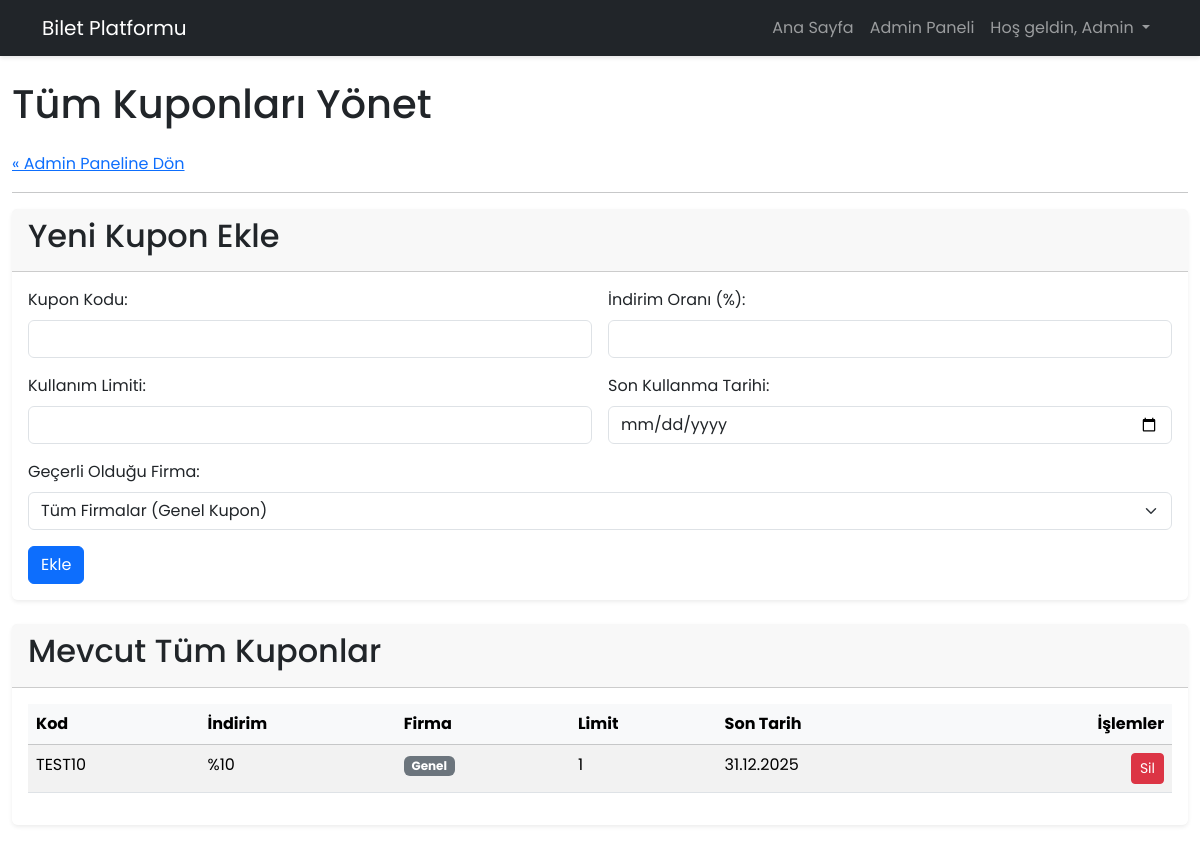
Screenshot of /pages/manage_coupons.php (signed in) with the database file from the repository.
### tables this page shows
CREATE TABLE Coupons (id TEXT PRIMARY KEY NOT NULL, code TEXT UNIQUE NOT NULL, discount REAL NOT NULL, company_id TEXT, usage_limit INTEGER NOT NULL, expiring_date DATETIME NOT NULL, created_at TIMESTAMP DEFAULT CURRENT_TIMESTAMP, FOREIGN KEY (company_id) REFERENCES Bus_Company(id));

### pages/manage_coupons.php (the view, shortened to what this page needs)
<?php
require '../includes/db.php';
require '../layouts/header.php';
$stmt = $pdo->query("
    SELECT c.*, b.name as company_name
    FROM Coupons c
    LEFT JOIN Bus_Company b ON c.company_id = b.id
    ORDER BY c.created_at DESC
");
$coupons = $stmt->fetchAll();
?>
<h1 class="mb-4">Tüm Kuponları Yönet</h1>
<p><a href="admin_panel.php">« Admin Paneline Dön</a></p><hr>
<div class="card mb-4 shadow-sm">
    <div class="card-header"><h2>Yeni Kupon Ekle</h2></div>
    <div class="card-body">
        <form method="POST" class="row g-3">
            <div class="col-md-6"><label for="code" class="form-label">Kupon Kodu:</label><input type="text" class="form-control" id="code" name="code" required></div>
            <div class="col-md-6"><label for="discount" class="form-label">İndirim Oranı (%):</label><input type="number" class="form-control" id="discount" name="discount" step="0.01" min="1" max="100" required></div>
            <div class="col-md-6"><label for="usage_limit" class="form-label">Kullanım Limiti:</label><input type="number" class="form-control" id="usage_limit" name="usage_limit" min="1" required></div>
            <div class="col-md-6"><label for="expiring_date" class="form-label">Son Kullanma Tarihi:</label><input type="date" class="form-control" id="expiring_date" name="expiring_date" required></div>
            <div class="col-md-12">
                <label for="company_id" class="form-label">Geçerli Olduğu Firma:</label>
                <select class="form-select" id="company_id" name="company_id">
                    <option value="general">Tüm Firmalar (Genel Kupon)</option>
                </select>
            </div>
            <div class="col-12"><button type="submit" name="add_coupon" class="btn btn-primary">Ekle</button></div>
        </form>
    </div>
</div>
<div class="card shadow-sm">
    <div class="card-header"><h2>Mevcut Tüm Kuponlar</h2></div>
    <div class="card-body">
        <?php if (count($coupons) > 0): ?>
            <div class="table-responsive"><table class="table table-striped table-hover">
                <thead class="table-light"><tr><th>Kod</th><th>İndirim</th><th>Firma</th><th>Limit</th><th>Son Tarih</th><th class="text-end">İşlemler</th></tr></thead>
                <tbody>
                    <?php foreach ($coupons as $coupon): ?>
                    <tr>
                        <td><?= htmlspecialchars($coupon['code']) ?></td>
                        <td>%<?= htmlspecialchars($coupon['discount']) ?></td>
                        <td>
                            <?php if ($coupon['company_name']): ?>
                                <span class="badge bg-info text-dark"><?= htmlspecialchars($coupon['company_name']) ?></span>
                            <?php else: ?>
                                <span class="badge bg-secondary">Genel</span>
                            <?php endif; ?>
                        </td>
                        <td><?= htmlspecialchars($coupon['usage_limit']) ?></td>
                        <td><?= htmlspecialchars(date('d.m.Y', strtotime($coupon['expiring_date']))) ?></td>
                        <td class="text-end"><a href="?action=delete&id=<?= $coupon['id'] ?>" class="btn btn-sm btn-danger" onclick="return confirm('Bu kuponu silmek istediğinizden emin misiniz?');">Sil</a></td>
                    </tr>
                    <?php endforeach; ?>
                </tbody>
            </table></div>
        <?php else: ?><p class="text-center">Sistemde kayıtlı kupon bulunmuyor.</p><?php endif; ?>
    </div>
</div>
<?php require '../layouts/footer.php'; ?>

### assets/css/style.css (style rules this page uses)
:root { --primary-color: #007bff; --secondary-color: #6c757d; --success-color: #198754; --danger-color: #dc3545; --light-gray: #f8f9fa; --text-color: #212529; --border-radius: 0.375rem; }
body { font-family: 'Poppins', sans-serif; color: var(--text-color); background-image: url('../images/background1.jpg'); background-size: cover; background-position: center 60%; background-repeat: no-repeat; background-attachment: fixed; }
.card { border: none; box-shadow: 0 4px 12px rgba(0, 0, 0, 0.08); }
.btn { transition: all 0.2s ease-in-out; }
.card, .p-5.bg-light { background-color: rgba(255, 255, 255, 0.50); backdrop-filter: blur(5px); }

### rows the page displays
coupons: code "TEST10", discount "10", usage_limit "1", expiring_date "31.12.2025"

### other values shown
explode(' ', $_SESSION['fullname'] ?? '')[0] "Admin"
